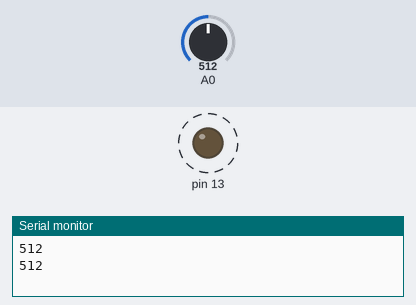
The sketch below on a simulated Arduino Uno, built with avr-gcc and run on an emulated ATmega328P. Parts: output pins drawn as LEDs (lit = HIGH), the last lines printed to the serial monitor. Dashed ring = blinking. The test bench sets the inputs (shaded band); at power-on: A0 = 512.

Above: at 1.8 s.
1.9 s: A0 set to 306
At 2.2 s:
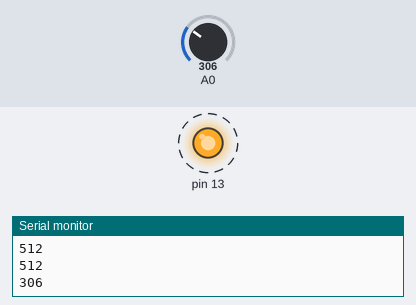
5.4 s: A0 set to 122
At 5.56 s:
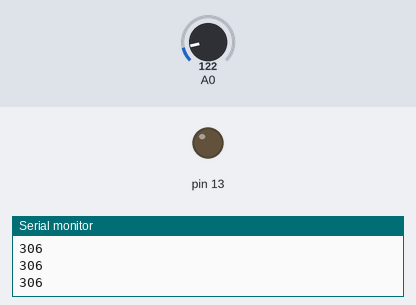
Timing chart, 0 to 14.9 s (numbered marks = the images above; inputs shaded):
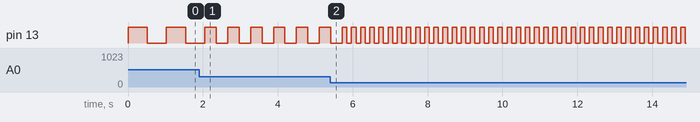

Measured:
- after the input at 1.9 s, pin 13: alternates HIGH for 0.31 s and LOW for 0.31 s, starting after 0.46 s
- by itself, pin 13: alternates HIGH for 0.51 s and LOW for 0.51 s

The sketch:

led_blink1.ino
```cpp
// C++ code
//
void setup()
{
  Serial.begin(9600);
  pinMode(13,OUTPUT);
}

void loop()
{
  int sensorValue = analogRead(A0);
  Serial.println(sensorValue);
  digitalWrite(13,HIGH);
  delay(sensorValue);
  digitalWrite(13,LOW);
  delay(sensorValue);
}
```
